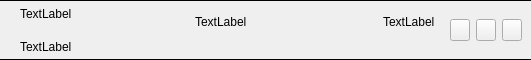
<?xml version="1.0" encoding="UTF-8"?>
<ui version="4.0">
 <class>DownloadViewItem</class>
 <widget class="QWidget" name="DownloadViewItem">
  <property name="geometry">
   <rect>
    <x>0</x>
    <y>0</y>
    <width>531</width>
    <height>60</height>
   </rect>
  </property>
  <property name="minimumSize">
   <size>
    <width>0</width>
    <height>60</height>
   </size>
  </property>
  <property name="windowTitle">
   <string>DownloadViewItem</string>
  </property>
  <property name="styleSheet">
   <string notr="true">#widget_main{border-top: 1px solid #000000;border-bottom: 1px solid #000000;}</string>
  </property>
  <layout class="QVBoxLayout" name="verticalLayout_3">
   <property name="leftMargin">
    <number>0</number>
   </property>
   <property name="topMargin">
    <number>0</number>
   </property>
   <property name="rightMargin">
    <number>0</number>
   </property>
   <property name="bottomMargin">
    <number>0</number>
   </property>
   <item>
    <widget class="QWidget" name="widget_main" native="true">
     <layout class="QHBoxLayout" name="horizontalLayout_3" stretch="3,2,1">
      <property name="leftMargin">
       <number>0</number>
      </property>
      <property name="topMargin">
       <number>0</number>
      </property>
      <property name="rightMargin">
       <number>0</number>
      </property>
      <property name="bottomMargin">
       <number>0</number>
      </property>
      <item>
       <widget class="QWidget" name="widget_base_info" native="true">
        <property name="minimumSize">
         <size>
          <width>135</width>
          <height>0</height>
         </size>
        </property>
        <layout class="QVBoxLayout" name="verticalLayout">
         <property name="leftMargin">
          <number>20</number>
         </property>
         <property name="topMargin">
          <number>0</number>
         </property>
         <property name="rightMargin">
          <number>0</number>
         </property>
         <property name="bottomMargin">
          <number>0</number>
         </property>
         <item>
          <widget class="QLabel" name="labelSence">
           <property name="text">
            <string>TextLabel</string>
           </property>
           <property name="alignment">
            <set>Qt::AlignLeading|Qt::AlignLeft|Qt::AlignVCenter</set>
           </property>
          </widget>
         </item>
         <item>
          <widget class="QLabel" name="labelTaskId">
           <property name="text">
            <string>TextLabel</string>
           </property>
           <property name="alignment">
            <set>Qt::AlignLeading|Qt::AlignLeft|Qt::AlignVCenter</set>
           </property>
          </widget>
         </item>
        </layout>
       </widget>
      </item>
      <item>
       <widget class="QWidget" name="widget_progress" native="true">
        <property name="minimumSize">
         <size>
          <width>240</width>
          <height>0</height>
         </size>
        </property>
        <property name="maximumSize">
         <size>
          <width>240</width>
          <height>16777215</height>
         </size>
        </property>
        <layout class="QVBoxLayout" name="verticalLayout_2">
         <property name="spacing">
          <number>6</number>
         </property>
         <property name="leftMargin">
          <number>0</number>
         </property>
         <property name="topMargin">
          <number>0</number>
         </property>
         <property name="rightMargin">
          <number>0</number>
         </property>
         <property name="bottomMargin">
          <number>5</number>
         </property>
         <item>
          <spacer name="verticalSpacer_2">
           <property name="orientation">
            <enum>Qt::Vertical</enum>
           </property>
           <property name="sizeHint" stdset="0">
            <size>
             <width>20</width>
             <height>40</height>
            </size>
           </property>
          </spacer>
         </item>
         <item>
          <widget class="QWidget" name="widget_4" native="true">
           <layout class="QHBoxLayout" name="horizontalLayout">
            <property name="leftMargin">
             <number>0</number>
            </property>
            <property name="topMargin">
             <number>0</number>
            </property>
            <property name="rightMargin">
             <number>0</number>
            </property>
            <property name="bottomMargin">
             <number>0</number>
            </property>
            <item>
             <widget class="QLabel" name="labelState">
              <property name="text">
               <string>TextLabel</string>
              </property>
             </widget>
            </item>
            <item>
             <spacer name="horizontalSpacer">
              <property name="orientation">
               <enum>Qt::Horizontal</enum>
              </property>
              <property name="sizeHint" stdset="0">
               <size>
                <width>40</width>
                <height>10</height>
               </size>
              </property>
             </spacer>
            </item>
            <item>
             <widget class="QLabel" name="labelSize">
              <property name="text">
               <string>TextLabel</string>
              </property>
             </widget>
            </item>
           </layout>
          </widget>
         </item>
         <item>
          <widget class="QWidget" name="widgetProgress" native="true">
           <property name="minimumSize">
            <size>
             <width>0</width>
             <height>5</height>
            </size>
           </property>
           <property name="maximumSize">
            <size>
             <width>16777215</width>
             <height>5</height>
            </size>
           </property>
           <layout class="QVBoxLayout" name="verticalLayout_4">
            <property name="spacing">
             <number>0</number>
            </property>
            <property name="leftMargin">
             <number>0</number>
            </property>
            <property name="topMargin">
             <number>0</number>
            </property>
            <property name="rightMargin">
             <number>0</number>
            </property>
            <property name="bottomMargin">
             <number>0</number>
            </property>
           </layout>
          </widget>
         </item>
         <item>
          <spacer name="verticalSpacer">
           <property name="orientation">
            <enum>Qt::Vertical</enum>
           </property>
           <property name="sizeHint" stdset="0">
            <size>
             <width>20</width>
             <height>40</height>
            </size>
           </property>
          </spacer>
         </item>
        </layout>
       </widget>
      </item>
      <item>
       <widget class="QWidget" name="widget_option" native="true">
        <property name="sizePolicy">
         <sizepolicy hsizetype="Preferred" vsizetype="Preferred">
          <horstretch>0</horstretch>
          <verstretch>0</verstretch>
         </sizepolicy>
        </property>
        <property name="minimumSize">
         <size>
          <width>90</width>
          <height>0</height>
         </size>
        </property>
        <layout class="QHBoxLayout" name="horizontalLayout_2">
         <property name="spacing">
          <number>6</number>
         </property>
         <property name="leftMargin">
          <number>9</number>
         </property>
         <property name="topMargin">
          <number>9</number>
         </property>
         <property name="rightMargin">
          <number>9</number>
         </property>
         <property name="bottomMargin">
          <number>9</number>
         </property>
         <item>
          <widget class="QPushButton" name="btnOption">
           <property name="sizePolicy">
            <sizepolicy hsizetype="Minimum" vsizetype="Fixed">
             <horstretch>0</horstretch>
             <verstretch>0</verstretch>
            </sizepolicy>
           </property>
           <property name="minimumSize">
            <size>
             <width>0</width>
             <height>0</height>
            </size>
           </property>
           <property name="maximumSize">
            <size>
             <width>16777215</width>
             <height>16777215</height>
            </size>
           </property>
           <property name="text">
            <string/>
           </property>
          </widget>
         </item>
         <item>
          <widget class="QPushButton" name="btnDelete">
           <property name="minimumSize">
            <size>
             <width>0</width>
             <height>0</height>
            </size>
           </property>
           <property name="maximumSize">
            <size>
             <width>16777215</width>
             <height>16777215</height>
            </size>
           </property>
           <property name="text">
            <string/>
           </property>
          </widget>
         </item>
         <item>
          <widget class="QPushButton" name="btnOpenPath">
           <property name="minimumSize">
            <size>
             <width>0</width>
             <height>0</height>
            </size>
           </property>
           <property name="maximumSize">
            <size>
             <width>16777215</width>
             <height>16777215</height>
            </size>
           </property>
           <property name="text">
            <string/>
           </property>
          </widget>
         </item>
        </layout>
       </widget>
      </item>
     </layout>
    </widget>
   </item>
  </layout>
 </widget>
 <layoutdefault spacing="6" margin="11"/>
 <resources/>
 <connections/>
</ui>
